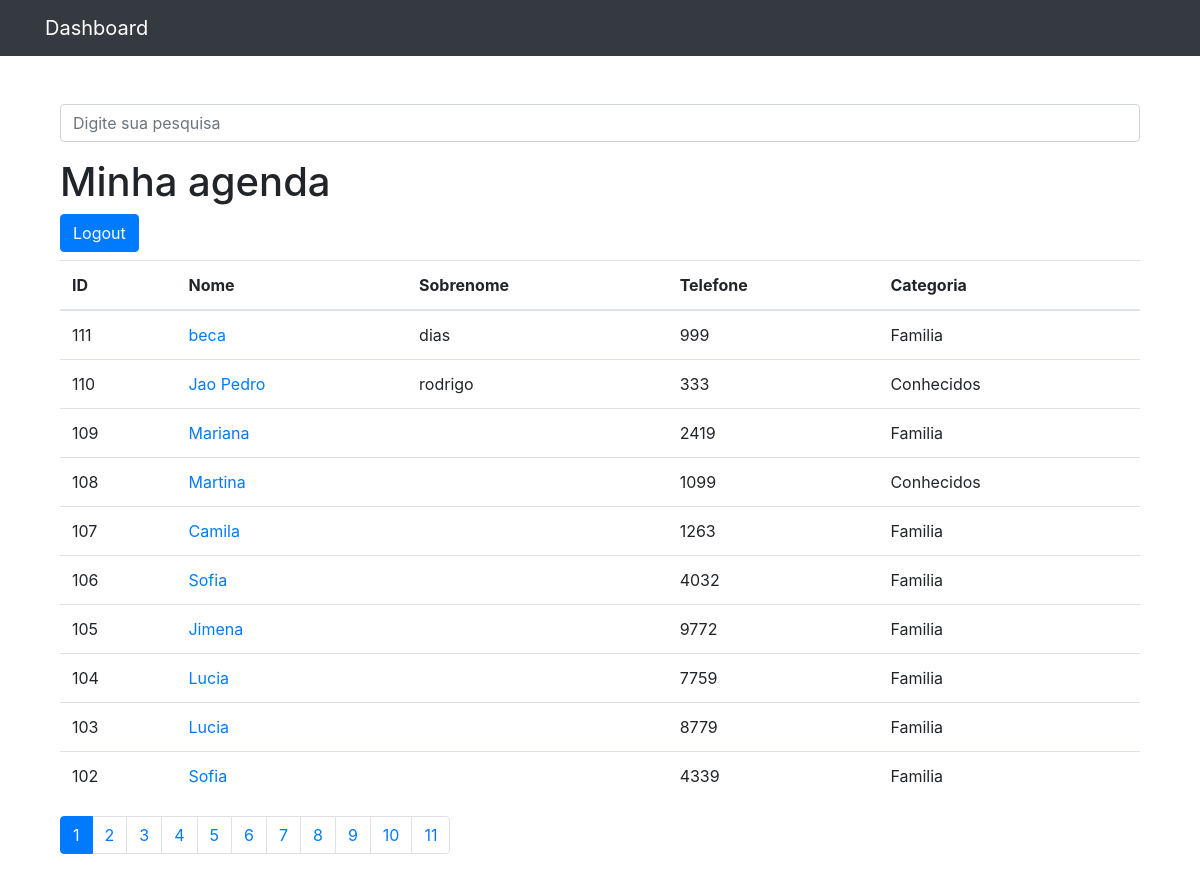
Page /contatos/ on the committed database.
### contatos/models.py (models this page shows, shortened)
class Contato(models.Model):
    nome = models.CharField(max_length=255)
    sobrenome = models.CharField(max_length=255, blank=True)
    telefone = models.CharField(max_length=255)
    email = models.CharField(max_length=255, blank=True)
    data_criacao = models.DateTimeField(default=timezone.now)
    descricao = models.TextField(blank=True)
    categoria = models.ForeignKey(Categoria, on_delete=models.DO_NOTHING)
    mostrar = models.BooleanField(default=True)
    foto = models.ImageField(blank=True, upload_to='pictures/%Y/%m/%d')

class Categoria(models.Model):
    nome = models.CharField(max_length=255)
    def __str__(self):
        return self.nome

### contatos/views.py (the view)
# urls.py: urlpatterns = [path('', views.index, name="index"),
def index(request):
    contatos = Contato.objects.order_by('-id').filter(mostrar=True)  # ordena os valores pelo id em ordem decrescente
    paginator = Paginator(contatos, 10)
    page = request.GET.get('p')
    contatos = paginator.get_page(page)  # redefinindo as lista de contatos para os 10 definidos em paginator
    return render(request, 'contatos/index.html', {"contatos": contatos, "nome": "João Pedro"})

### contatos/templates/contatos/index.html
{% extends 'base.html' %}
{%block conteudo%}
    <h1 class="mt-1">Minha agenda</h1>
    <form action="{% url 'sair' %}"><button type="submit" class="mb-2 btn btn-primary">Logout</button></form>
    <table class="table">
      <thead>
        <tr>
          <th>ID</th>
          <th>Nome</th>
          <th>Sobrenome</th>
          <th>Telefone</th>
          <th>Categoria</th>
        </tr>
      </thead>
      <tbody>
          {% for contato in contatos %}
            {% if contato.mostrar %}
            <tr>
              <td>{{ contato.id }}</td>
              <td>
                <a href="{% url 'ver_contato' contato.id %}">{{ contato.nome }}</a>
              </td>
              <td>{{ contato.sobrenome }}</td>
              <td>{{ contato.telefone }}</td>
              <td>{{ contato.categoria }}</td>
            </tr>
            {% endif %}
        {% endfor %}
      </tbody>
    </table>
<nav aria-label="Page navigation example">
  <ul class="pagination">
    {% for pagina in contatos.paginator.page_range %}
      {% if contatos.number == pagina %}
        <li class="page-item active">
          <a class="page-link" href="?p={{ pagina }}&termo={{ request.GET.termo }}">{{pagina}}</a>
        </li>
      {% else %}
        <li class="page-item">
          <a class="page-link" href="?p={{ pagina }}&termo={{ request.GET.termo }}">{{pagina}}</a>
        </li>
      {%endif%}
    {% endfor %}
  </ul>
</nav>
{%endblock%}

### templates/base.html (shortened to what this page needs)
{% load static %}
<!DOCTYPE html>
<html lang="pt">
<head>
  {% include 'parciais/_head.html'%}
</head>
<body>
  {% include 'parciais/_nav.html' %}
  <div class="container">
    <div class="row-lg-12">
      <div class="col-lg-12">
        {% if request.path == '/contatos/' %}
          <br><br>
          <form method="get" action="{% url 'busca' %}">
            <div class="form-group row">
              <div class="col-12">
                <input class="form-control"
                       type="search" value="{{ request.GET.termo }}"
                       id="search-input"
                       placeholder="Digite sua pesquisa"
                       name="termo">
              </div>
            </div>
          </form>
        {% endif %}
        {%block conteudo%}{%endblock%}
      </div>
    </div>
  </div>
</body>
</html>

### templates/parciais/_head.html (shortened to what this page needs)
{% load static %}
<link href="{% static 'vendor/bootstrap/css/bootstrap.min.css'%}" rel="stylesheet">

### templates/parciais/_nav.html (shortened to what this page needs)
{% if request.path == '/dashboard/' %}
  <nav class="navbar navbar-expand-lg navbar-dark bg-dark static-top">
    <div class="container">
      <a class="navbar-brand" href="{% url 'index' %}">Ir para agenda</a>
      <button class="navbar-toggler" type="button" data-toggle="collapse" data-target="#navbarResponsive"
        aria-controls="navbarResponsive" aria-expanded="false" aria-label="Toggle navigation">
        <span class="navbar-toggler-icon"></span>
      </button>
    </div>
  </nav>
{% elif request.path == '/contatos/'%}
  <nav class="navbar navbar-expand-lg navbar-dark bg-dark static-top">
    <div class="container">
      <a class="navbar-brand" href="/dashboard/">Dashboard</a>
    </div>
  </nav>
{% endif %}

### rows in the picture
Contato: id "111", nome "beca", sobrenome "dias", telefone "999", categoria "Familia"
Contato: id "110", nome "Jao Pedro", sobrenome "rodrigo", telefone "333", categoria "Conhecidos"
Contato: id "109", nome "Mariana", telefone "2419", categoria "Familia"
Contato: id "108", nome "Martina", telefone "1099", categoria "Conhecidos"
Contato: id "107", nome "Camila", telefone "1263", categoria "Familia"
Contato: id "106", nome "Sofia", telefone "4032", categoria "Familia"
Contato: id "105", nome "Jimena", telefone "9772", categoria "Familia"
Contato: id "104", nome "Lucia", telefone "7759", categoria "Familia"
Contato: id "103", nome "Lucia", telefone "8779", categoria "Familia"
Contato: id "102", nome "Sofia", telefone "4339", categoria "Familia"

### other values in the picture
{{ pagina }} "1"
{{ pagina }} "2" "3" "4" "5" "6" "7" "8" "9" "10" "11"
